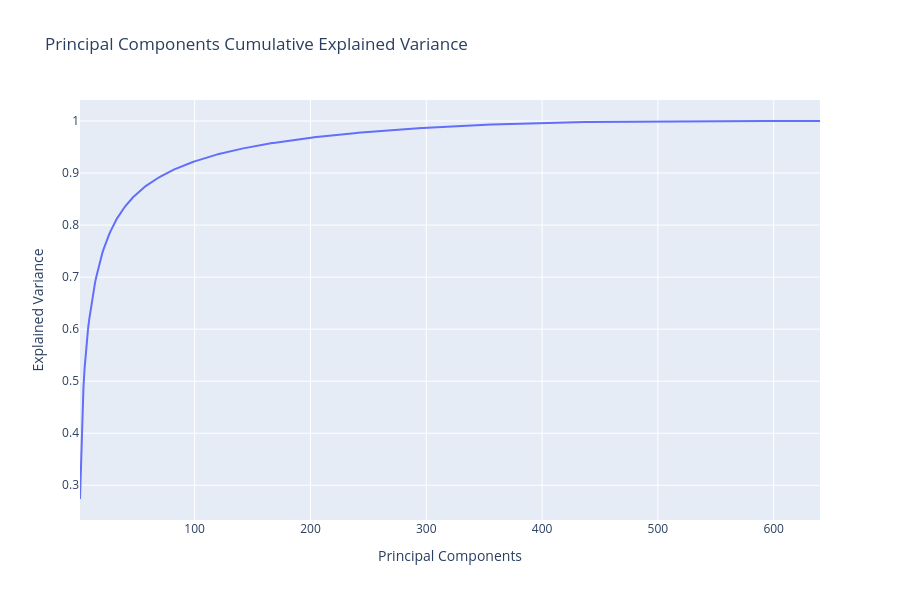

Notebook code for this chart:
### Markdown cell above
# Reduced Dimensions: 512 -> 313
- First 313 Principal Components explain 99% of the variance in data
- We will reduce the image feature dimensions to 313

### Code cell
px.line(x = pcs, y = variance_explained, title = 'Principal Components Cumulative Explained Variance', height=600,  labels={
                     "x": "Principal Components",
                     "y": "Explained Variance"})

### Figure 1 — Plotly figure (JSON) as saved in the notebook; plotly's stock layout.template omitted (floating-point values rounded to 4 significant figures; data arrays with more than 128 entries replaced by an {"elided": "..."} marker saying what was removed)
{"data": [{"hovertemplate": "Principal Components=%{x}<br>Explained Variance=%{y}<extra></extra>", "legendgroup": "", "line": {"color": "#636efa", "dash": "solid"}, "marker": {"symbol": "circle"}, "mode": "lines", "name": "", "orientation": "v", "showlegend": false, "type": "scatter", "x": {"elided": "640 int values"}, "xaxis": "x", "y": {"elided": "640 float values"}, "yaxis": "y"}], "layout": {"height": 600, "legend": {"tracegroupgap": 0}, "title": {"text": "Principal Components Cumulative Explained Variance"}, "xaxis": {"anchor": "y", "domain": [0, 1], "title": {"text": "Principal Components"}}, "yaxis": {"anchor": "x", "domain": [0, 1], "title": {"text": "Explained Variance"}}}}
